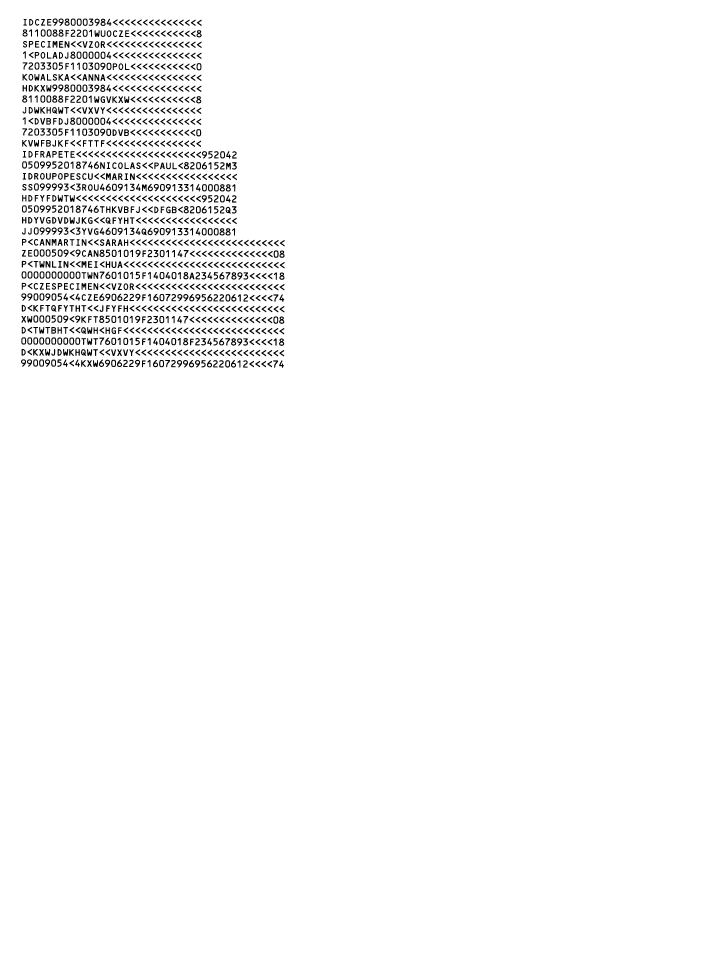
#> input picture server/tessdata/ocr.ocrb.exp0.tif, 3600 x 4800 px (shown at 1/5 size)
$ python detect_mrz.py --image ../../tessdata/ocr.ocrb.exp0.tif --output out.png   (older library calls are emulated)
#> lines starting #> are read from the running program, lines starting #| are printed output that depends on the picture; after the words box and inside, x2 and y2 are one past the last pixel; in counts of white or black regions, pixels touching at a corner belong together
# USAGE
# python detect_mrz.py --images examples

# import the necessary packages
from imutils import paths
import numpy as np
import argparse
import imutils
import cv2

# construct the argument parse and parse the arguments
ap = argparse.ArgumentParser()
ap.add_argument("-i", "--image", required=True,
    help="path to input")
ap.add_argument("-o", "--output", required=True,
    help="path to output")
args = vars(ap.parse_args())

# initialize a rectangular and square structuring kernel
rectKernel = cv2.getStructuringElement(cv2.MORPH_RECT, (13, 5))
sqKernel = cv2.getStructuringElement(cv2.MORPH_RECT, (30, 30)) #21, 21

# load the image, resize it, and convert it to grayscale
image = cv2.imread(args["image"])
#> image is the input picture: shape (4800, 3600, 3); 97.6% white; 1176 black regions, largest, box (x1, y1, x2, y2) and area: (530, 866, 554, 900) 576, (408, 1306, 432, 1339) 571, (263, 205, 287, 239) 558
image = imutils.resize(image, height=600)
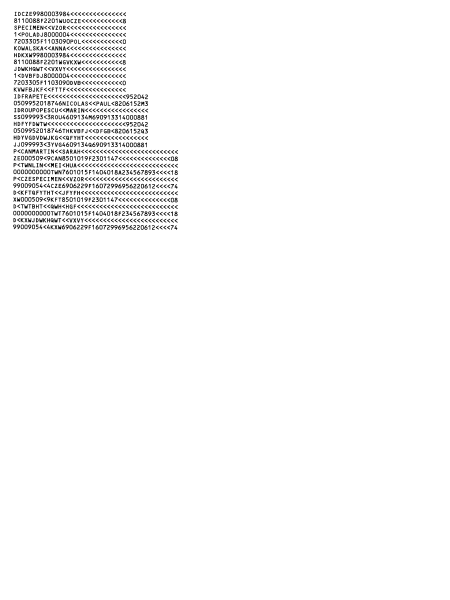
#> image: shape (600, 450, 3); min 0, max 255, mean 249
gray = cv2.cvtColor(image, cv2.COLOR_BGR2GRAY)

# smooth the image using a 3x3 Gaussian, then apply the blackhat
# morphological operator to find dark regions on a light background
gray = cv2.GaussianBlur(gray, (3, 3), 0)
blackhat = cv2.morphologyEx(gray, cv2.MORPH_BLACKHAT, rectKernel)
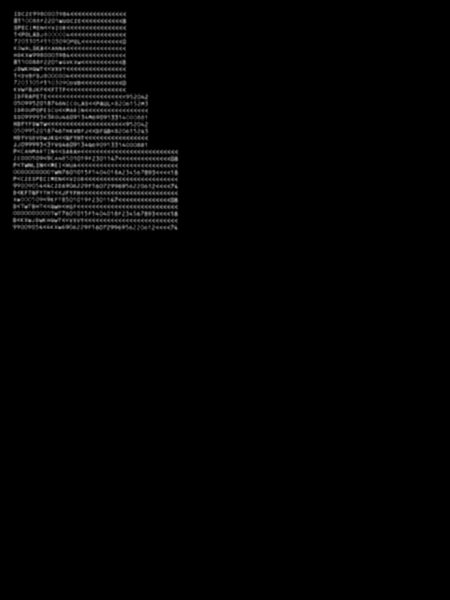
#> blackhat: shape (600, 450); min 0, max 179, mean 4.2

# compute the Scharr gradient of the blackhat image and scale the
# result into the range [0, 255]
gradX = cv2.Sobel(blackhat, ddepth=cv2.CV_32F, dx=1, dy=0, ksize=-1)
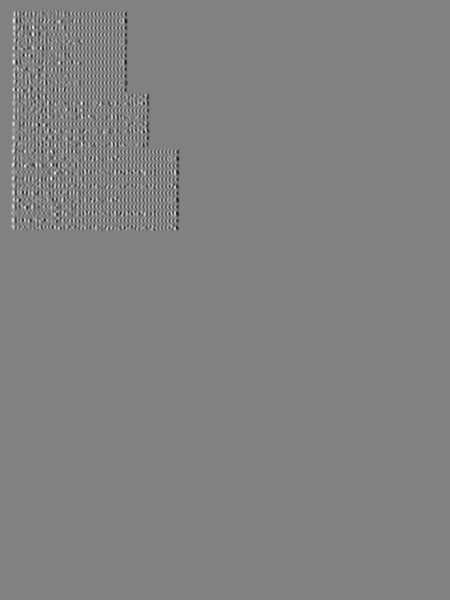
#> gradX: shape (600, 450) float32; min -2006, max 1956, mean 0; drawn with min black and max white
gradX = np.absolute(gradX)
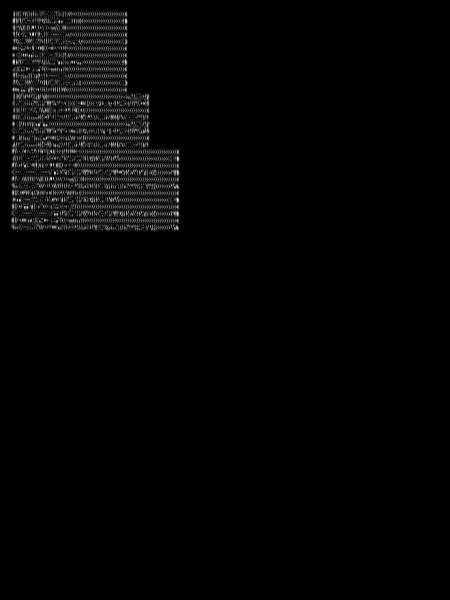
#> gradX: shape (600, 450) float32; min 0, max 2006, mean 38.5; drawn with min black and max white
(minVal, maxVal) = (np.min(gradX), np.max(gradX))
#> minVal = 0; maxVal = 2006
gradX = (255 * ((gradX - minVal) / (maxVal - minVal))).astype("uint8")

# apply a closing operation using the rectangular kernel to close
# gaps in between letters -- then apply Otsu's thresholding method
gradX = cv2.morphologyEx(gradX, cv2.MORPH_CLOSE, rectKernel)
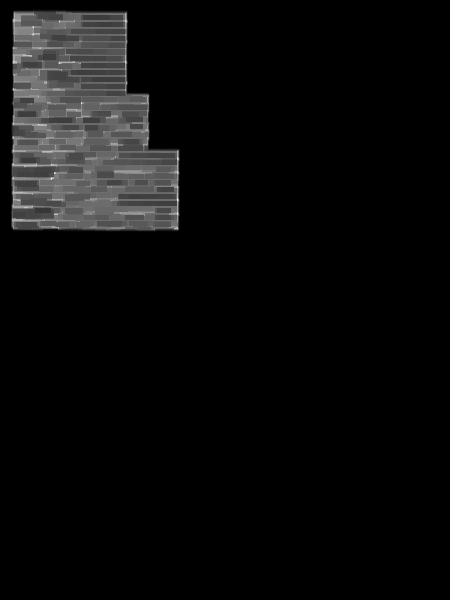
#> gradX: shape (600, 450); min 0, max 255, mean 10.9
thresh = cv2.threshold(gradX, 0, 255, cv2.THRESH_BINARY | cv2.THRESH_OTSU)[1]
#> thresh: shape (600, 450); 11.2% white; 1 white region, box (x1, y1, x2, y2) and area: (11, 11, 179, 231) 30354

# perform another closing operation, this time using the square
# kernel to close gaps between lines of the MRZ, then perform a
# serieso of erosions to break apart connected components
thresh = cv2.morphologyEx(thresh, cv2.MORPH_CLOSE, sqKernel)
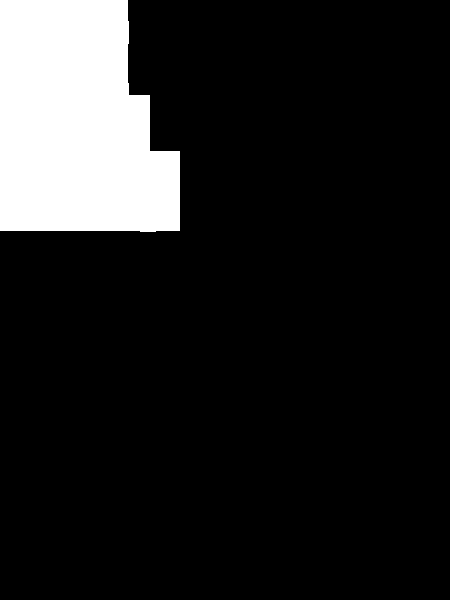
#> thresh: shape (600, 450); 13% white; 1 white region, box (x1, y1, x2, y2) and area: (0, 0, 180, 232) 35011
thresh = cv2.erode(thresh, None, iterations=6)
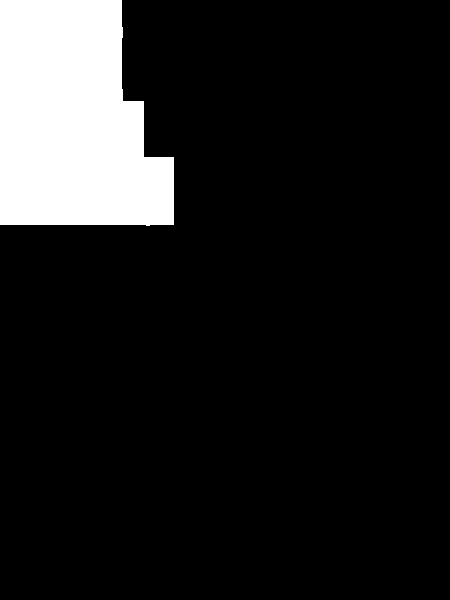
#> thresh: shape (600, 450); 11.9% white; 1 white region

# during thresholding, it's possible that border pixels were
# included in the thresholding, so let's set 5% of the left and
# right borders to zero
#p = int(image.shape[1] * 0.05)
#thresh[:, 0:p] = 0
#thresh[:, image.shape[1] - p:] = 0

# find contours in the thresholded image and sort them by their
# size
cnts = cv2.findContours(thresh.copy(), cv2.RETR_EXTERNAL,
    cv2.CHAIN_APPROX_SIMPLE)[-2]
#> cnts = 1 contour; box (x1, y1, x2, y2) and area: (0, 0, 174, 226) 31848
cnts = sorted(cnts, key=cv2.contourArea, reverse=True)

roiDone = False

# loop over the contours
for c in cnts:
    # compute the bounding box of the contour and use the contour to
    # compute the aspect ratio and coverage ratio of the bounding box
    # width to the width of the image
    (x, y, w, h) = cv2.boundingRect(c)
    ar = w / float(h)
    crWidth = w / float(gray.shape[1])

    # check to see if the aspect ratio and coverage width are within
    # acceptable criteria
    if ar > 5 and crWidth > 0.75:
        # pad the bounding box since we applied erosions and now need
        # to re-grow it
        pX = int((x + w) * 0.03)
        pY = int((y + h) * 0.03)
        (x, y) = (x - pX, y - pY)
        (w, h) = (w + (pX * 2), h + (pY * 2))

        # extract the ROI from the image and draw a bounding box
        # surrounding the MRZ
        roi = image[y:y + h, x:x + w].copy()
        roiDone = True
        cv2.rectangle(image, (x, y), (x + w, y + h), (0, 255, 0), 2)
        break
#> this loop made 1 pass
#> (x, y, w, h, ar, crWidth) on pass 1: (0, 0, 174, 226, 0.77, 0.387)

# show the output images
# cv2.imshow("Image", image)
# cv2.imshow("ROI", roi)
if roiDone:
    cv2.imwrite(args["output"], roi)
else:
    cv2.imwrite(args["output"], image)
# cv2.waitKey(0)
